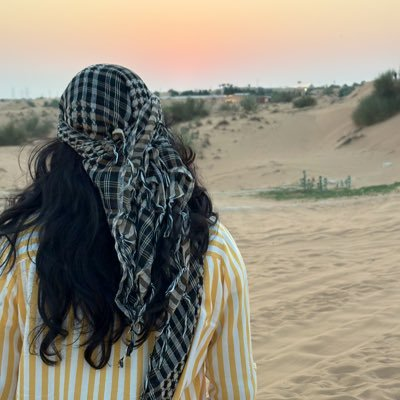
#> input picture Module 17_ Visionary Al- Computer Vision with OpenCV/Fun with Filters/me.jpg, 400 x 400 px
$ python main4AI.py
#> lines starting #> are read from the running program, lines starting #| are printed output that depends on the picture
import cv2
import numpy as np

img = cv2.imread('me.jpg')
#> img is the input picture: shape (400, 400, 3); mean B, G, R 121.9, 136.8, 143.2
image = cv2.resize(img, (200, 200))
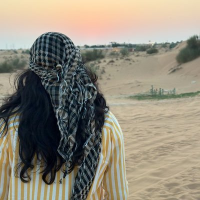
#> image: shape (200, 200, 3); mean B, G, R 122, 136.9, 143.3


def apply_red(img):
    red = img.copy()
    red[:, :, 0] = 0
    red[:, :, 1] = 0
    return red


def apply_blue(img):
    blue = img.copy()
    blue[:, :, 2] = 0
    blue[:, :, 1] = 0
    return blue


def apply_green(img):
    green = img.copy()
    green[:, :, 0] = 0
    green[:, :, 2] = 0
    return green


def apply_magenta(img):
    magenta = img.copy()
    magenta[:, :, 1] = 0
    return magenta


def apply_yellow(img):
    yellow = img.copy()
    yellow[:, :, 0] = 0
    return yellow


def apply_gaussian(img):
    return cv2.GaussianBlur(img, (15, 15), 0)


def apply_original(img):
    return img.copy()


print("Press keys to apply filters:")
print("r - Red filter")
print("g - Green filter")
print("b - Blue filter")
print("m - Magenta filter")
print("y - Yellow filter")
print("a - Gaussian blur")
print("o - Original image")
print("q - Quit")

cv2.imshow("Filtered image", image)

while True:
    key = cv2.waitKey(0) & 0xFF
#> (key q is pressed here)
    if key == ord('r'):
        filtered = apply_red(image)

    elif key == ord('g'):
        filtered = apply_green(image)

    elif key == ord('b'):
        filtered = apply_blue(image)

    elif key == ord('m'):
        filtered = apply_magenta(image)

    elif key == ord('y'):
        filtered = apply_yellow(image)

    elif key == ord('a'):
        filtered = apply_gaussian(image)

    elif key == ord('o'):
        filtered = apply_original(image)

    elif key == ord('q'):
        break

    else:
        continue
    cv2.imshow("Filtered image", filtered)

cv2.destroyAllWindows()

$ run again, with Module 17_ Visionary Al- Computer Vision with OpenCV/Fun with Filters/78d8d060-21ce-11f0-89a9-cb5ed9bbefd9.jpg.webp saved as Module 17_ Visionary Al- Computer Vision with OpenCV/Fun with Filters/me.jpg
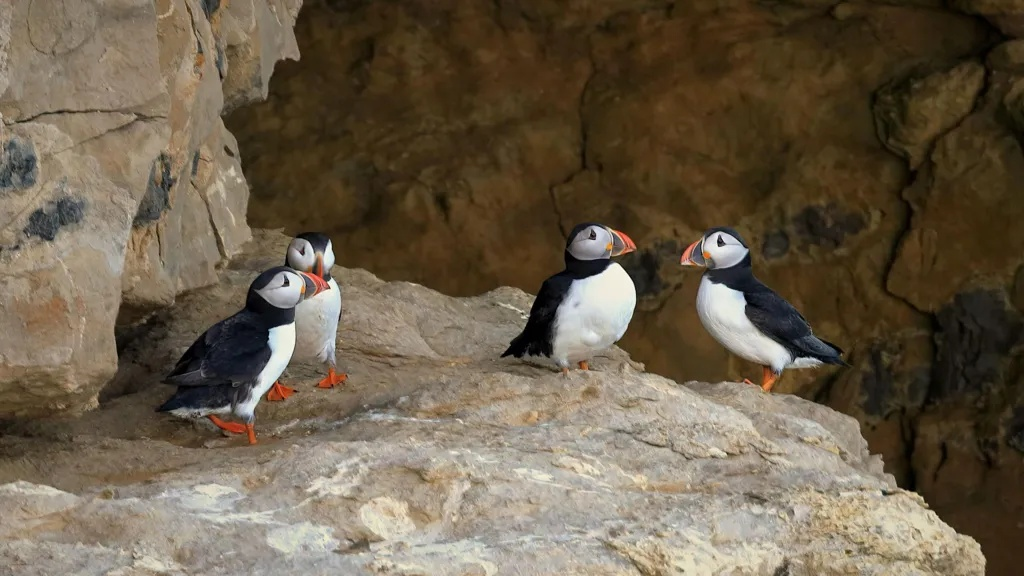
#> input picture Module 17_ Visionary Al- Computer Vision with OpenCV/Fun with Filters/78d8d060-21ce-11f0-89a9-cb5ed9bbefd9.jpg.webp, 1024 x 576 px
#> img is the input picture: shape (576, 1024, 3); mean B, G, R 74.6, 93.9, 106.9
#> `image = cv2.resize(img, (200, 200))`:
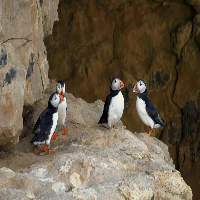
#> image: shape (200, 200, 3); mean B, G, R 74.5, 93.8, 106.8
